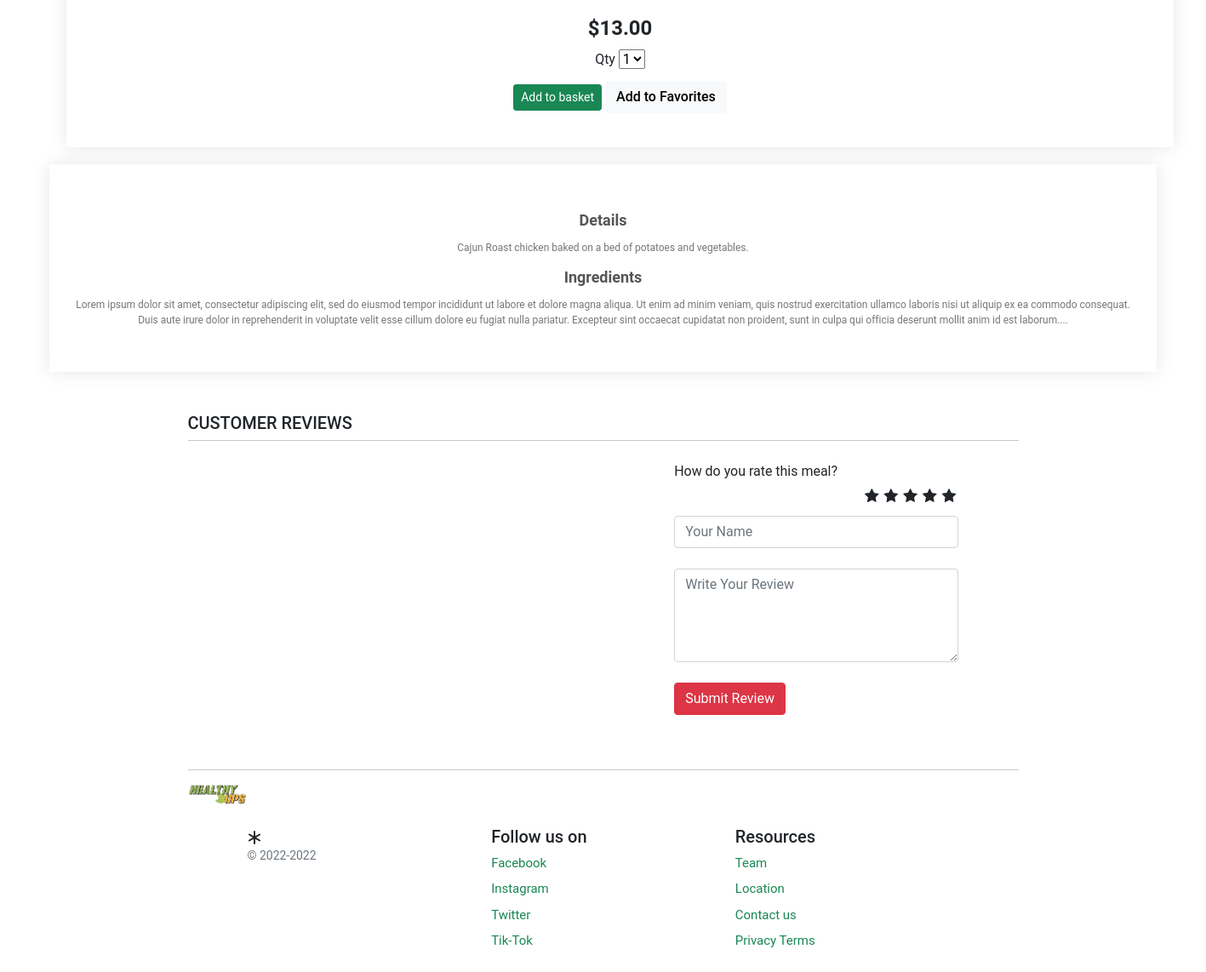
/spiced-tomato-rice-roni (signed in, lower part), run on an earlier commit of the app's database.
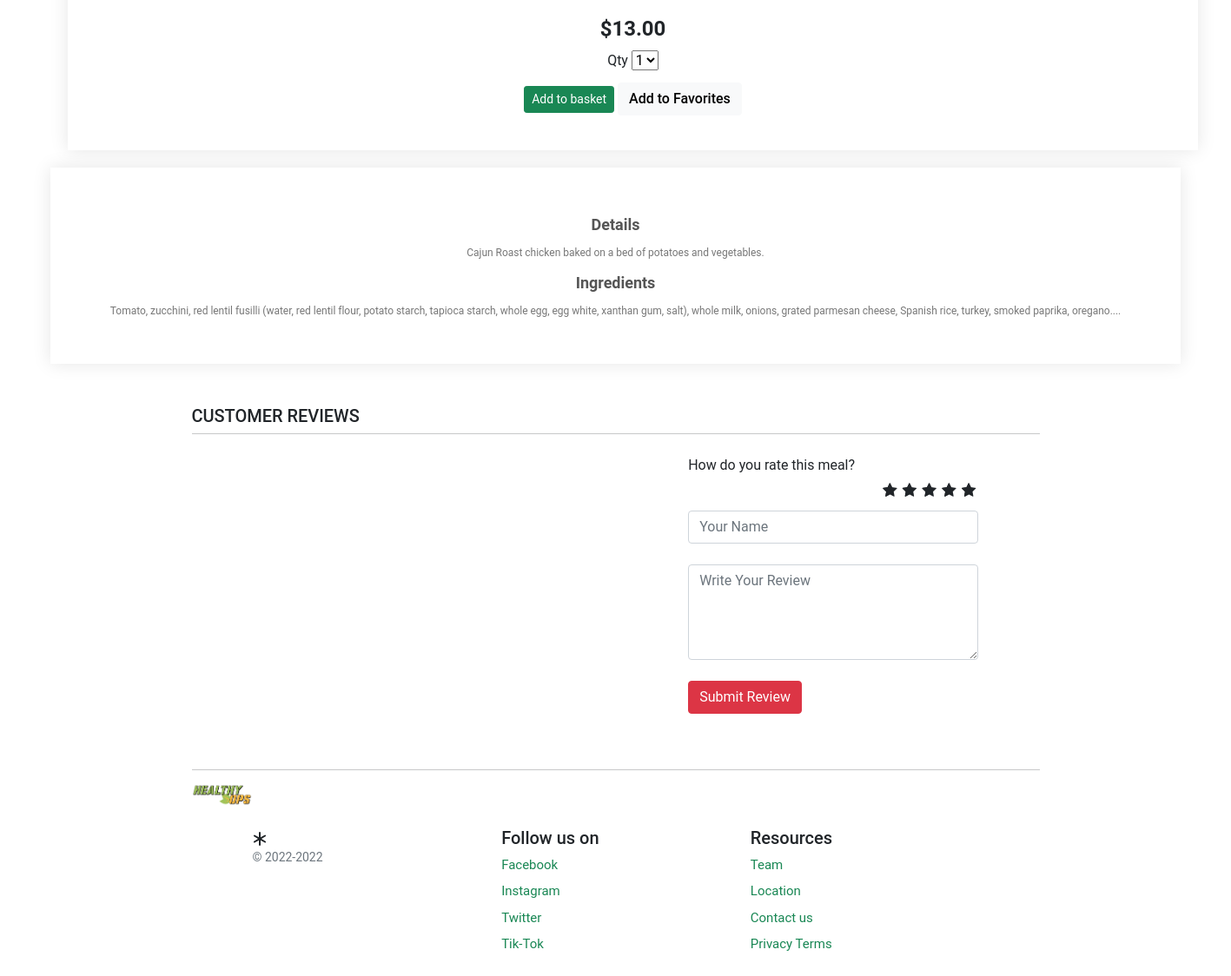
And on a later commit of the database.
### store/models.py (models this page shows, shortened)
class Product(models.Model):
    category = models.ForeignKey(Category, related_name='product', on_delete=models.CASCADE)
    created_by = models.ForeignKey(settings.AUTH_USER_MODEL, on_delete=models.CASCADE, related_name='product_creator') #who is this product creator record
    title = models.CharField(max_length=255) # title for product
    author = models.CharField(max_length=255, default='admin') #category of sproduct
    description= models.TextField(blank=True) #discription of the product
    image = models.ImageField(upload_to='images/', default = 'images/default.png') #upload img and allow us to upload
    slug = models.SlugField(max_length=255, unique=True) #
    price = models.DecimalField(max_digits=4, decimal_places=2)
    vegan = models.BooleanField(default=True)
    keto= models.BooleanField (default=True)
    lowCarb= models.BooleanField (default=True) #manages stock of product stock or out of stock
    in_stock = models.BooleanField(default=True)
    is_active = models.BooleanField(default=True)
    created = models.DateTimeField(auto_now_add=True)#used when we add a product
    updated = models.DateTimeField(auto_now=True)#used when we update a product and we want record
    objects = models.Manager()
    products = ProductManager()
    class Meta:
        verbose_name_plural = 'Products'#how we want to order products and details
        ordering = ('-created',)

### store/views.py (the view)
# urls.py: path('<slug:slug>', views.product_detail, name='product_detail'),#detailed view of all products
def product_detail(request, slug):
    product = get_object_or_404(Product, slug=slug, in_stock=True)
    reviews = Review.objects.filter(product=product).order_by('-id')
    print (slug)
    return render(request, 'store/products/single.html', {'product': product})

### basket/basket.py (called while the page is built)
    def __len__(self):
        return sum(item['qty'] for item in self.basket.values())

### basket/context_processors.py (called while the page is built)
def basket(request):
    return {'basket': Basket(request)}

### store/context_processors.py (called while the page is built)
def categories(request):
    return {
        'categories': Category.objects.all()
    }

### store/models.py (called while the page is built)
    def get_absolute_url(self):
        return reverse('store:category_list', args=[self.slug])

### templates/store/products/single.html (shortened to what this page needs)
{% extends "store/base.html" %}
{% load static %}
{% block content %}
<div class="small-container single-product">
    <div class="row">
        <div class="col-21">
            <div class="price"><span class="h4 fw-bold">${{ product.price }}</span></div>
            <label for="select">Qty</label>
                                <select id="select">
                                    <option value="1">1</option>
                                </select>
                                <div class="add-to-basket">
                                    <button type="button" id="add-button" value="{{product.id}}" class="btn btn-success btn-sm">Add to basket</button>
                                    <button type="button" id="add-button" value="{{product.id}}" class="btn btn-light fw500">Add to Favorites</button>
                                </div>
        </div>
        <div class="col-22">
            <h3>Details</h3>
            <p>Cajun Roast chicken baked on a bed of potatoes and vegetables.</p>
            <h3>Ingredients</h3>
            <p>{{ product.description|slice:":500" }}...</p>
        </div>
        </div>
    </div>
</div>
<div class="container mt-5">
    <h5 class="text-uppercase font-weight-bold">Customer Reviews</h5>
    <hr class="mt-0 pt-0">
    <div class="row">
        <div class="col-sm-7 mt-2">
        </div>
        <div class="col-sm-5 mt-2">
            <form class="col s12" method="POST" action="" role="form">
                <label>How do you rate this meal?</label>
                    <div class="rate">
                        <input type="radio" name="rate" id="rating10" value="5" required><label for="rating10" title="5"></label>
                        <input type="radio" name="rate" id="rating8" value="4" required><label for="rating8" title="4"></label>
                        <input type="radio" name="rate" id="rating6" value="3" required><label for="rating6" title="3"></label>
                        <input type="radio" name="rate" id="rating4" value="2" required><label for="rating4" title="2"></label>
                        <input type="radio" name="rate" id="rating2" value="1" required><label for="rating2" title="1"></label>
                    </div>
                    <input type="text" class="form-control" name="subject" placeholder="Your Name">
                    <br>
                    <textarea name="review" rows="4" class="form-control" placeholder="Write Your Review"></textarea>
                    <br>
                    <input type="submit" value="Submit Review" class="btn btn-danger btn-md m-0" >
                    <br>
                </div>
        </div>
    </div>
{% endblock %}

What changed in the data, as far as the page shows it:
changed Product: description "Lorem ipsum dolor sit amet, consectetur adipiscing elit, sed do eiusmod tempor incididunt ut labore et dolore magna aliqua. Ut enim ad minim veniam, quis nostrud exercitation ullamco laboris nisi ut aliquip ex ea commodo consequat. Duis aute irure dolor in reprehenderit in voluptate velit esse cillum dolore eu fugiat nulla pariatur. Excepteur sint occaecat cupidatat non proident, sunt in culpa qui officia deserunt mollit anim id est laborum." → "Tomato, zucchini, red lentil fusilli (water, red lentil flour, potato starch, tapioca starch, whole egg, egg white, xanthan gum, salt), whole milk, onions, grated parmesan cheese, Spanish rice, turkey, smoked paprika, oregano."
